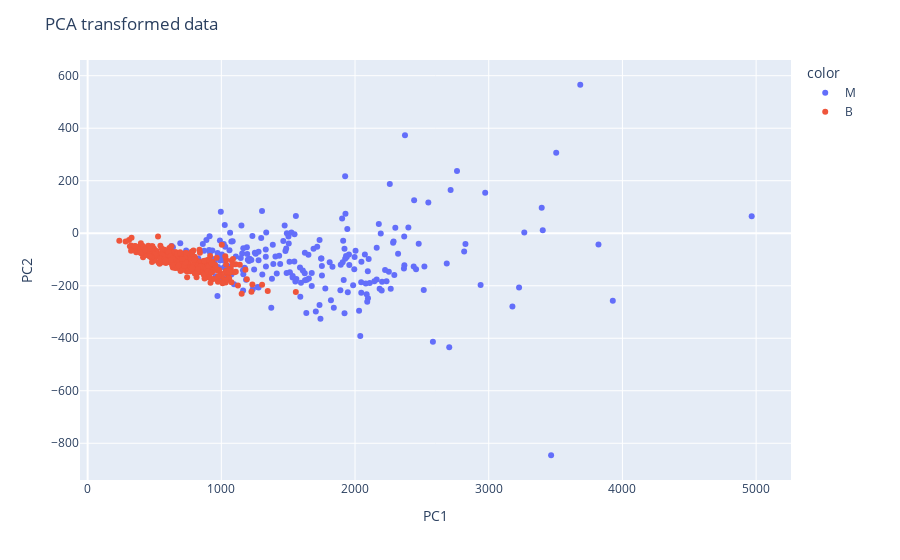

The notebook cell saved with this chart:
### Markdown cell above
### 2.5. Visualizing Data

### Code cell
# Create a scatter plot using Plotly to visualize the PCA-transformed data.
fig = px.scatter(x=X_transformed[:,0], y=X_transformed[:,1], color=y)
fig.update_layout(
    title="PCA transformed data",
    xaxis_title="PC1",
    yaxis_title="PC2"
)
fig.show()

### Figure 1 — Plotly figure (JSON) as saved in the notebook; plotly's stock layout.template omitted (floating-point values rounded to 4 significant figures; data arrays with more than 128 entries replaced by an {"elided": "..."} marker saying what was removed)
{"data": [{"hovertemplate": "color=M         <br>x=%{x}<br>y=%{y}<extra></extra>", "legendgroup": "M         ", "marker": {"color": "#636efa", "symbol": "circle"}, "mode": "markers", "name": "M         ", "orientation": "v", "showlegend": true, "type": "scatter", "x": {"elided": "212 float values"}, "xaxis": "x", "y": {"elided": "212 float values"}, "yaxis": "y"}, {"hovertemplate": "color=B         <br>x=%{x}<br>y=%{y}<extra></extra>", "legendgroup": "B         ", "marker": {"color": "#EF553B", "symbol": "circle"}, "mode": "markers", "name": "B         ", "orientation": "v", "showlegend": true, "type": "scatter", "x": {"elided": "357 float values"}, "xaxis": "x", "y": {"elided": "357 float values"}, "yaxis": "y"}], "layout": {"legend": {"title": {"text": "color"}, "tracegroupgap": 0}, "margin": {"t": 60}, "title": {"text": "PCA transformed data"}, "xaxis": {"anchor": "y", "domain": [0, 1], "title": {"text": "PC1"}}, "yaxis": {"anchor": "x", "domain": [0, 1], "title": {"text": "PC2"}}}}
